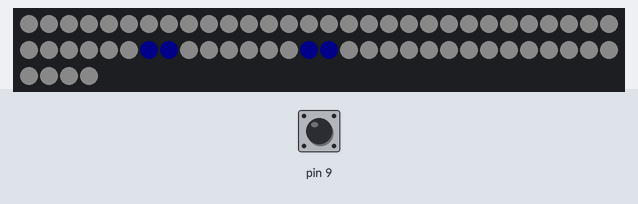
Simulated run of this sketch. Board: Arduino Uno, built with avr-gcc and run on an emulated ATmega328P. Parts: 64 RGB LEDs in strip order, left to right, continuing on the next row. The test bench sets the inputs (shaded band); at power-on: pin 9 HIGH. Dim RGB values are drawn brighter than linear.

Above: at 0.1 s.

The sketch:

Matrix_ball.ino
```cpp
#include <Adafruit_NeoPixel.h>
int ballPixel = 27;
int ballSpx = 1;
int ballSpy = 1;

Adafruit_NeoPixel matrix(64, 6);

void setup() {
  // put your setup code here, to run once:
  Serial.begin(9600);
  pinMode(9,INPUT_PULLUP);
  matrix.begin();
  matrix.setBrightness(10);
}
int buttonValue;
void loop() {
  // put your main code here, to run repeatedly:
  buttonValue = digitalRead(9);
  for (int i = 0; i < 64; i++)//fill with white
  {
    matrix.setPixelColor(i,matrix.Color(255, 255, 255));
  }

  ballPixel += ballSpx; //move the ball
  ballPixel += (ballSpy * 8);

  matrix.setPixelColor(ballPixel, matrix.Color(0, 0, 255)); //draw the ball
  matrix.setPixelColor(ballPixel + 1, matrix.Color(0, 0, 255));
  matrix.setPixelColor(ballPixel + 8, matrix.Color(0, 0, 255));
  matrix.setPixelColor(ballPixel + 9, matrix.Color(0, 0, 255));

  if(ballPixel == 0 || ballPixel == 8 || ballPixel == 16 || ballPixel == 24 || ballPixel == 32 || ballPixel == 40 || ballPixel == 48 || ballPixel == 56) // check for intersections with walls
  {
    ballSpx = 1;
  }
  if(ballPixel == 0 || ballPixel == 1 || ballPixel == 2 || ballPixel == 3 || ballPixel == 4 || ballPixel == 5 || ballPixel == 6 || ballPixel == 7) // check for intersections with walls
  {
    ballSpy = 1;
  }
  if(ballPixel + 1 == 7 || ballPixel + 1 == 15 || ballPixel + 1 == 23 || ballPixel + 1 == 31 || ballPixel + 1 == 39 || ballPixel + 1 == 47 || ballPixel + 1 == 55 || ballPixel + 1 == 63) // check for intersections with walls
  {
    ballSpx = -1;
  }
  if(ballPixel + 8 == 56 || ballPixel + 8 == 57 || ballPixel + 8 == 58 || ballPixel + 8 == 59 || ballPixel + 8 == 60 || ballPixel + 8 == 61 || ballPixel + 8 == 62 || ballPixel + 8 == 63) // check for intersections with walls
  {
    ballSpy = -1;
  }
    matrix.show();
  delay(500);
}
```
